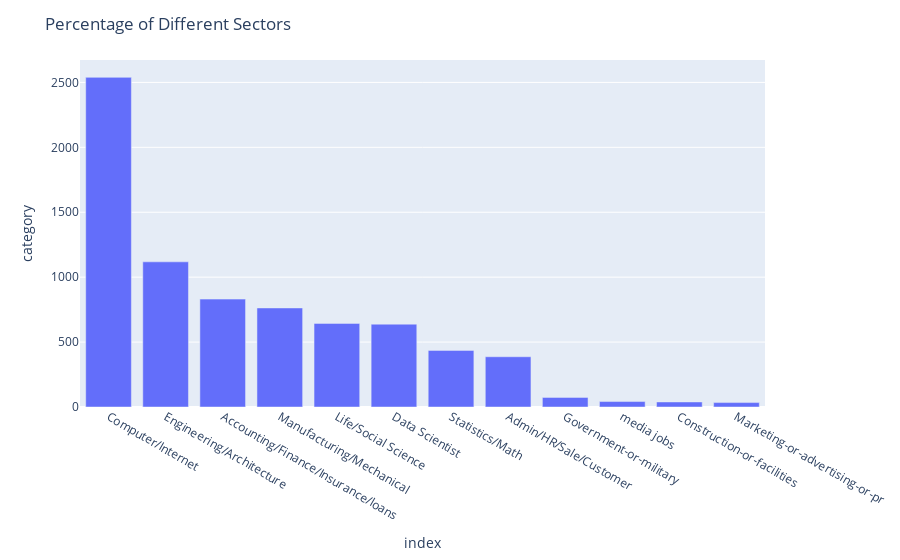

Notebook cell for this chart:
### Code cell
import plotly.express as px
    fig = px.bar(data4, y=data4['category'], x=data4.index)
    fig.update_layout(title = 'Percentage of Different Sectors')
    fig.show()

### Figure 1 — Plotly figure (JSON) as saved in the notebook; plotly's stock layout.template omitted (floating-point values rounded to 4 significant figures)
{"data": [{"alignmentgroup": "True", "hovertemplate": "index=%{x}<br>category=%{y}<extra></extra>", "legendgroup": "", "marker": {"color": "#636efa"}, "name": "", "offsetgroup": "", "orientation": "v", "showlegend": false, "textposition": "auto", "type": "bar", "x": ["Computer/Internet", "Engineering/Architecture", "Accounting/Finance/Insurance/loans", "Manufacturing/Mechanical", "Life/Social Science", "Data Scientist", "Statistics/Math", "Admin/HR/Sale/Customer", "Government-or-military", "media jobs", "Construction-or-facilities", "Marketing-or-advertising-or-pr"], "xaxis": "x", "y": [2539, 1118, 831, 763, 644, 638, 436, 387, 74, 42, 39, 34], "yaxis": "y"}], "layout": {"barmode": "relative", "legend": {"tracegroupgap": 0}, "margin": {"t": 60}, "title": {"text": "Percentage of Different Sectors"}, "xaxis": {"anchor": "y", "domain": [0, 1], "title": {"text": "index"}}, "yaxis": {"anchor": "x", "domain": [0, 1], "title": {"text": "category"}}}}
